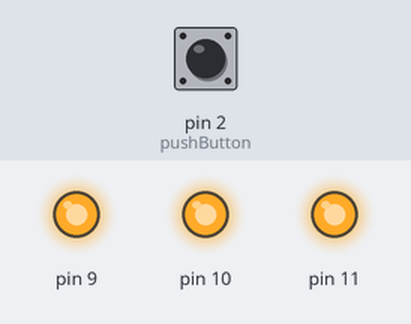
This sketch was run on a simulated Arduino Uno, built with avr-gcc and run on an emulated ATmega328P. Shown: output pins drawn as LEDs (lit = HIGH). The inputs (shaded band) are chosen by the test bench; at power-on: pin 2 (pushButton) LOW.

Above: at 1.2 s.
1.3 s: pin 2 (pushButton) pulled HIGH for 0.15 s
At 1.37 s:
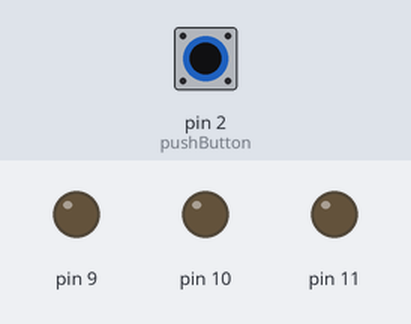
2.9 s: pin 2 (pushButton) pulled HIGH for 3.2 s
At 6.9 s:
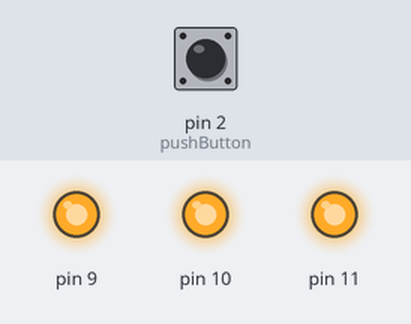
Timing chart, 0 to 8.4 s (numbered marks = the images above; inputs shaded):
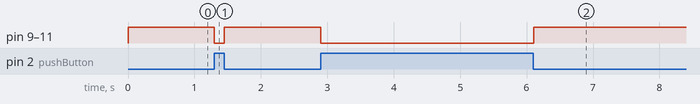

Measured:
- after the input at 1.3 s, pin 9–11: HIGH → LOW at once, → HIGH 0.15 s later
- after the input at 2.9 s, pin 9–11: HIGH → LOW at once, → HIGH 3.2 s later

The sketch:

PushButtonControlledRGB.ino
```cpp
int pushButton = 2; // Pin for the push button
void setup() {
    // Initialize the push button pin
    pinMode(pushButton, INPUT); // No internal pull-up

    // Set RGB LED pins as outputs
    pinMode(9, OUTPUT);
    pinMode(10, OUTPUT);
    pinMode(11, OUTPUT);

    // Set initial color to white
    analogWrite(9, 255);
    analogWrite(10, 255);
    analogWrite(11, 255);
}
void loop() {
    // Read the input pin
    int buttonState = digitalRead(pushButton);

    // Check button state
    if (buttonState == HIGH) {
        // Button pressed: Turn RGB off
        analogWrite(9, 0);
        analogWrite(10, 0);
        analogWrite(11, 0);
    } else {
        // Button not pressed: Set RGB to white
        analogWrite(9, 255);
        analogWrite(10, 255);
        analogWrite(11, 255);
    }

    delay(50);  // Small delay for stability
}
```
